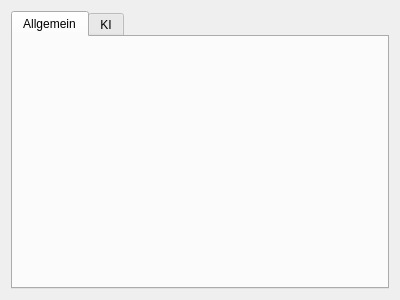
<?xml version="1.0" encoding="UTF-8"?>
<ui version="4.0">
 <class>SettingsDialog</class>
 <widget class="QDialog" name="SettingsDialog">
  <property name="geometry">
   <rect>
    <x>0</x>
    <y>0</y>
    <width>400</width>
    <height>300</height>
   </rect>
  </property>
  <property name="windowTitle">
   <string>Einstellungen</string>
  </property>
  <layout class="QVBoxLayout" name="verticalLayout">
   <item>
    <widget class="QTabWidget" name="tabWidget">
     <widget class="QWidget" name="tabAllgemein">
      <attribute name="title">
       <string>Allgemein</string>
      </attribute>
     </widget>
     <widget class="QWidget" name="tabKI">
      <attribute name="title">
       <string>KI</string>
      </attribute>
     </widget>
    </widget>
   </item>
  </layout>
 </widget>
 <resources/>
 <connections/>
</ui>
